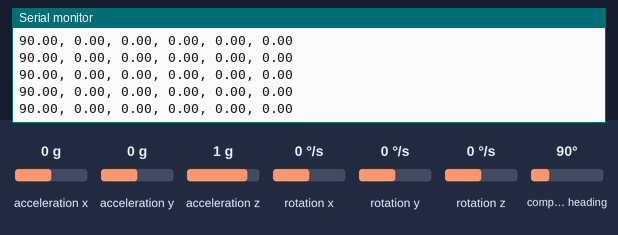
Bench run of a sketch on a simulated Arduino Uno, built with avr-gcc and run on an emulated ATmega328P. Shown: the last lines printed to the serial monitor. The inputs (shaded band) are chosen by the test bench; at power-on: acceleration x 0 g, acceleration y 0 g, acceleration z 1 g, rotation x 0 °/s, rotation y 0 °/s, rotation z 0 °/s, compass heading 90°.

Above: at 2.2 s.
2.3 s: acceleration x set to -1.4 g
At 2.6 s:
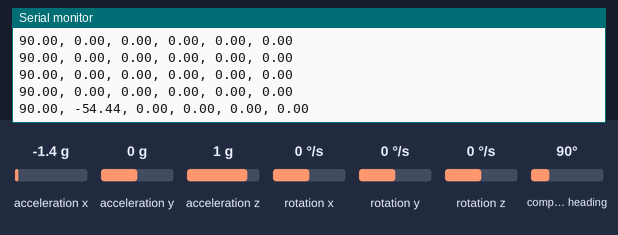
3.8 s: acceleration y set to -1.4 g
At 3.84 s:
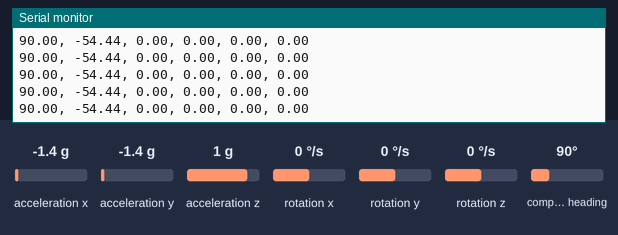
5.3 s: acceleration z set to -1.4 g
At 5.49 s:
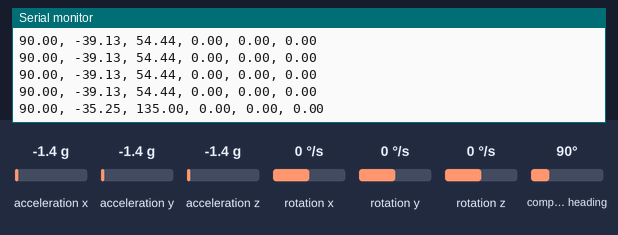
6.8 s: rotation x set to -192 °/s
At 6.93 s:
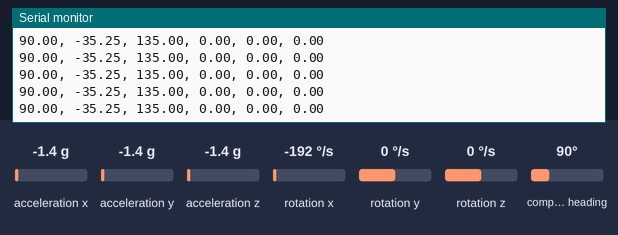
8.3 s: rotation y set to -192 °/s
At 8.37 s:
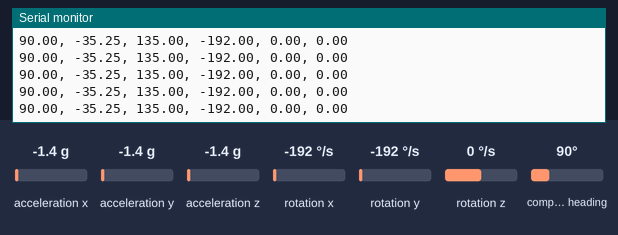
Timing chart, 0 to 10.8 s (numbered marks = the images above; inputs shaded):
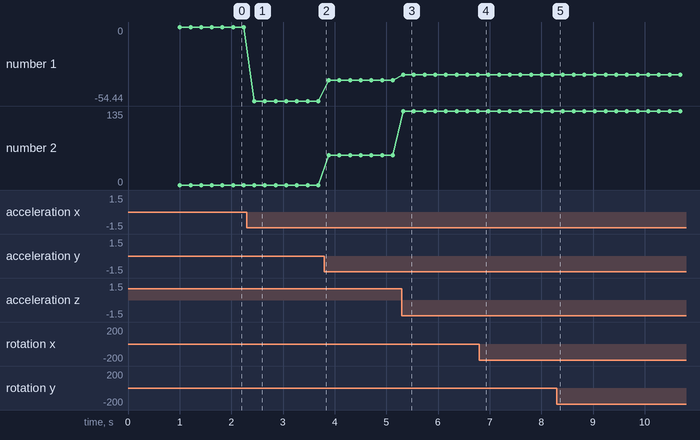

The sketch:

BNO-055_IMU_gyro.ino
```cpp
#include <Servo.h>
#include <Wire.h>
#include <Adafruit_Sensor.h>
#include <Adafruit_BNO055.h>
#include <utility/imumaths.h>

/* Set the delay between fresh samples */
uint16_t BNO055_SAMPLERATE_DELAY_MS = 100;

float theta1 = 0;
float theta2 = 0;
float theta3 = 0;
float omega1 = 0;
float omega2 = 0;
float omega3 = 0;

// Check I2C device address and correct line below (by default address is 0x29 or 0x28)
//                                   id, address
Adafruit_BNO055 bno = Adafruit_BNO055(55, 0x28);

void setup() {
  Serial.begin(115200);
  Serial.println("Orientation Sensor Test"); Serial.println("");

  /* Initialise the sensor */
  if (!bno.begin())
  {
    /* There was a problem detecting the BNO055 ... check your connections */
    Serial.print("Ooops, no BNO055 detected ... Check your wiring or I2C ADDR!");
    while (1);
  }

  delay(1000);
}

void loop() {

   //Get Euler angles (pitch, roll, yaw) in degrees
   imu::Vector<3> euler1 = bno.getVector(Adafruit_BNO055::VECTOR_EULER);
   theta1 = euler1.x();
   theta2 = euler1.y();
   theta3 = euler1.z();

   //Get measured angular speed (turn rate) vector in degrees/sec
   imu::Vector<3> euler2 = bno.getVector(Adafruit_BNO055::VECTOR_GYROSCOPE);
   omega1 = euler2.x();
   omega2 = euler2.y();
   omega3 = euler2.z();

  Serial.print(theta1);
  Serial.print(", ");
  Serial.print(theta2);
  Serial.print(", ");
  Serial.print(theta3);
  Serial.print(", ");
  Serial.print(omega1);
  Serial.print(", ");
  Serial.print(omega2);
  Serial.print(", ");
  Serial.println(omega3);

  delay(200);

}
```

Measured:
- after the input at 2.3 s, the serial monitor: prints a new line after 0.15 s (image 1)
- after the input at 5.3 s, the serial monitor: prints a new line at once (image 3)
- plotted number 1: 0 → -54.44 after the input at 2.3 s, -54.44 → -39.13 after the input at 3.8 s, -39.13 → -35.25 after the input at 5.3 s
- plotted number 2: 0 → 54.44 after the input at 3.8 s, 54.44 → 135 after the input at 5.3 s
